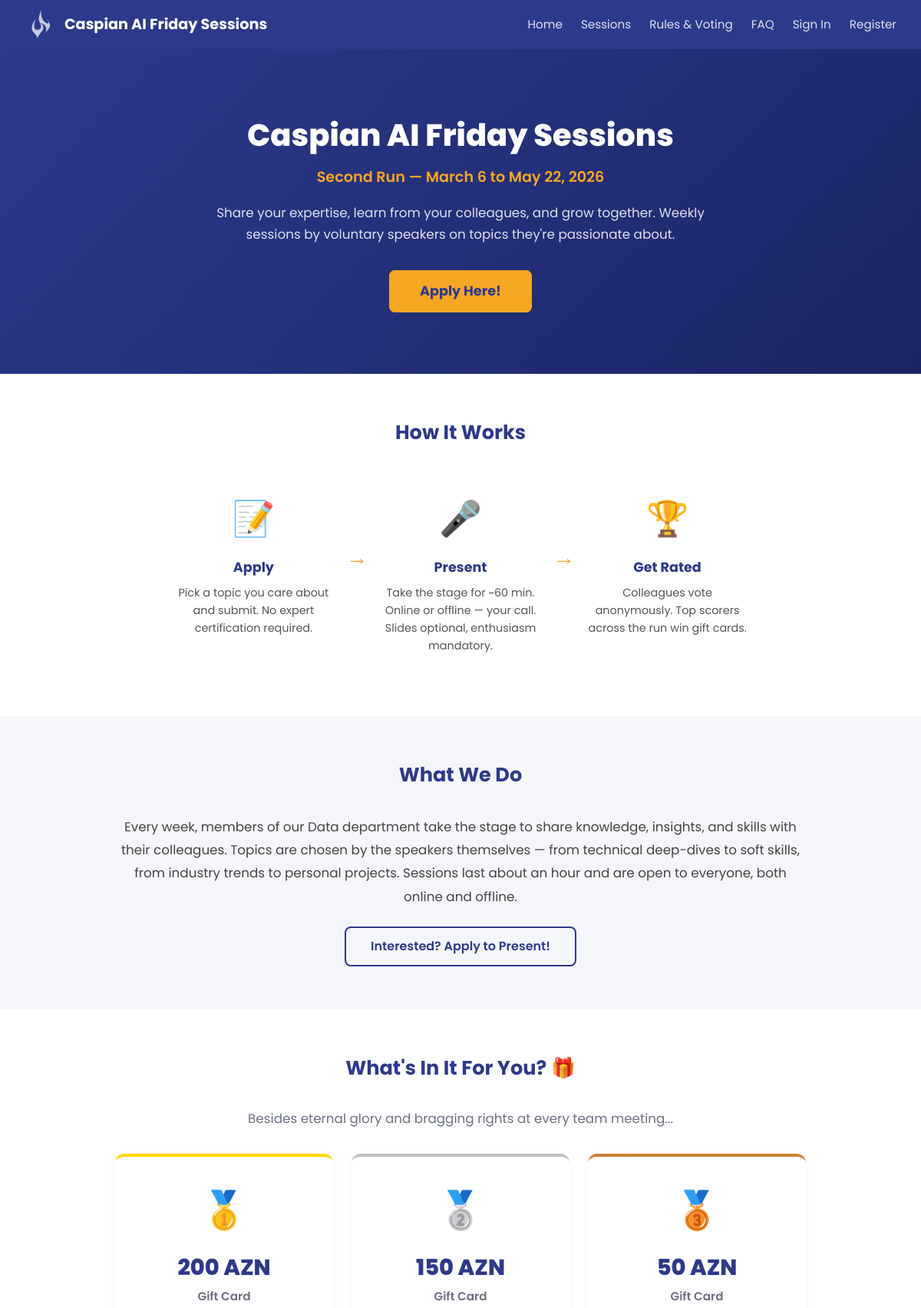
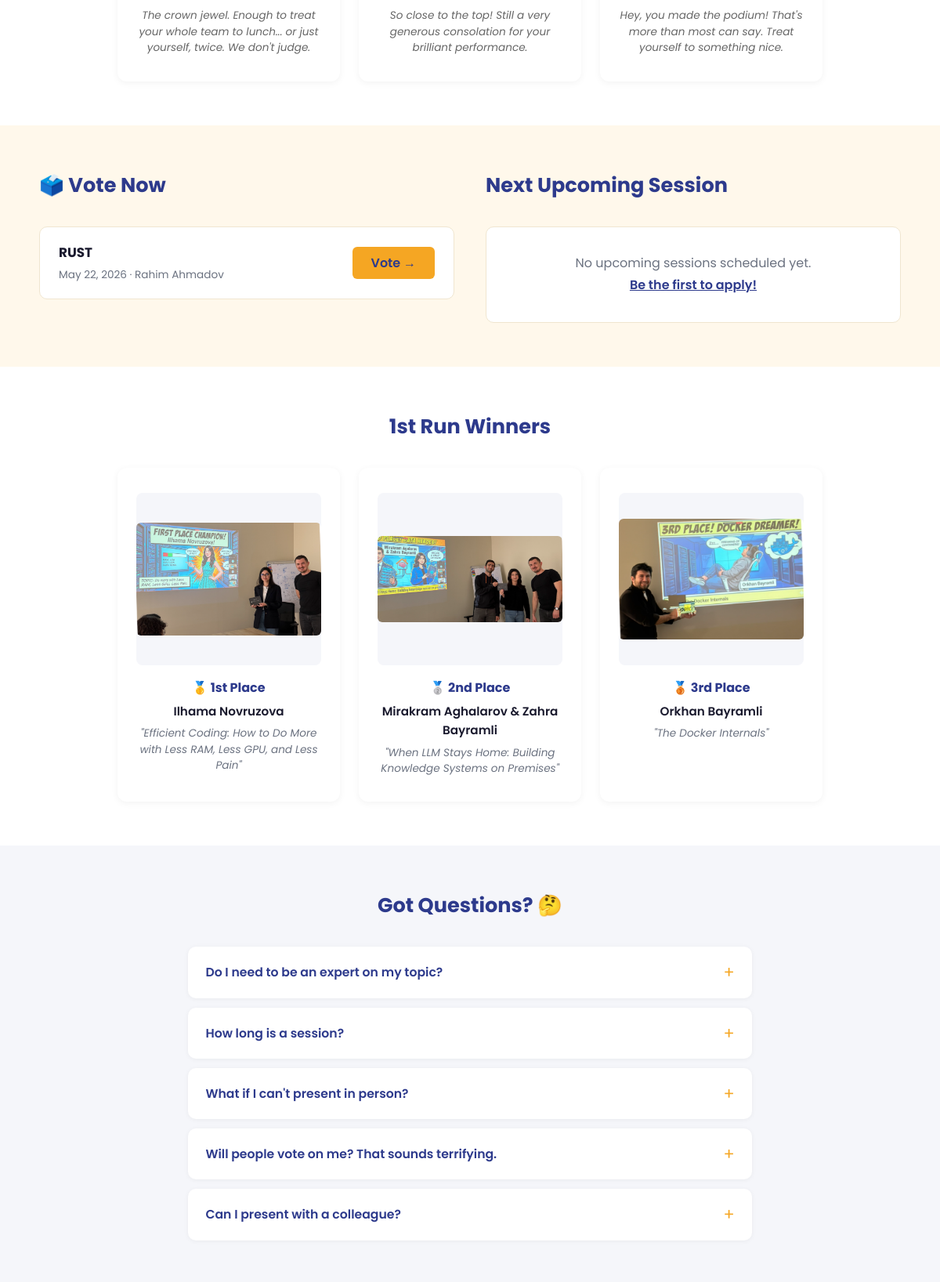
The page / (upper part) on the database its author committed (2 pictures, top to bottom).
### ksessions/models.py (models this page shows, shortened)
class VotingLink(models.Model):
    session_title = models.CharField(max_length=200)
    session_date = models.DateField()
    speaker_names = models.CharField(max_length=300)
    voting_url = models.URLField()
    is_active = models.BooleanField(default=True)

### ksessions/views.py (the view)
# urls.py: path('', views.home_view, name='home'),
def home_view(request):
    today = timezone.now().date()
    active_votes = VotingLink.objects.filter(is_active=True)
    next_session = ApprovedSession.objects.filter(date__gte=today).first()
    context = {
        'active_votes': active_votes,
        'next_session': next_session,
    }
    return render(request, 'home.html', context)

### ksessions/context_processors.py (called while the page is built)
def notification_count(request):
    if request.user.is_authenticated:
        count = request.user.notifications.filter(is_read=False).count()
        return {'unread_count': count}
    return {'unread_count': 0}

### ksessions/templates/home.html (shortened to what this page needs)
{% extends "base.html" %}
{% load static %}
{% block content %}
<section class="hero">
    <div class="hero-content">
        <h1>Caspian AI Friday Sessions</h1>
        <p class="hero-subtitle">Second Run — March 6 to May 22, 2026</p>
        <p class="hero-text">Share your expertise, learn from your colleagues, and grow together. Weekly sessions by voluntary speakers on topics they're passionate about.</p>
        <div class="hero-buttons">
            <div class="btn-pulse-wrap">
                <a href="{% url 'apply' %}" class="btn-cta">Apply Here!</a>
            </div>
        </div>
    </div>
</section>
<section class="section how-section">
    <div class="section-inner">
        <h2 class="section-title">How It Works</h2>
        <div class="steps-row">
            <div class="step">
                <div class="step-icon">📝</div>
                <h3>Apply</h3>
                <p>Pick a topic you care about and submit. No expert certification required.</p>
            </div>
            <div class="step-arrow">→</div>
            <div class="step">
                <div class="step-icon">🎤</div>
                <h3>Present</h3>
                <p>Take the stage for ~60 min. Online or offline — your call. Slides optional, enthusiasm mandatory.</p>
            </div>
            <div class="step-arrow">→</div>
            <div class="step">
                <div class="step-icon">🏆</div>
                <h3>Get Rated</h3>
                <p>Colleagues vote anonymously. Top scorers across the run win gift cards.</p>
            </div>
        </div>
    </div>
</section>
<section class="section about-section">
    <div class="section-inner">
        <h2 class="section-title">What We Do</h2>
        <p class="about-text">
            Every week, members of our Data department take the stage to share knowledge, insights, and skills with their colleagues.
            Topics are chosen by the speakers themselves — from technical deep-dives to soft skills, from industry trends to personal projects.
            Sessions last about an hour and are open to everyone, both online and offline.
        </p>
        <a href="{% url 'apply' %}" class="btn-cta-secondary">Interested? Apply to Present!</a>
    </div>
</section>
<section class="section prizes-section">
    <div class="section-inner">
        <h2 class="section-title">What's In It For You? 🎁</h2>
        <p style="text-align: center; color: var(--gray); margin-bottom: 2rem; font-size: 1.05rem;">Besides eternal glory and bragging rights at every team meeting...</p>
        <div class="prizes-grid">
            <div class="prize-card gold-card">
                <div class="medal">🥇</div>
                <div class="prize-amount">200 AZN</div>
                <div class="prize-label">Gift Card</div>
                <p class="prize-tagline">The crown jewel. Enough to treat your whole team to lunch... or just yourself, twice. We don't judge.</p>
            </div>
            <div class="prize-card silver-card">
                <div class="medal">🥈</div>
                <div class="prize-amount">150 AZN</div>
                <div class="prize-label">Gift Card</div>
                <p class="prize-tagline">So close to the top! Still a very generous consolation for your brilliant performance.</p>
            </div>
            <div class="prize-card bronze-card">
                <div class="medal">🥉</div>
                <div class="prize-amount">50 AZN</div>
                <div class="prize-label">Gift Card</div>
                <p class="prize-tagline">Hey, you made the podium! That's more than most can say. Treat yourself to something nice.</p>
            </div>
        </div>
    </div>
</section>
<section class="section dual-section">
    <div class="dual-inner">
        <div class="dual-col">
            <h2 class="section-title">🗳️ Vote Now</h2>
            {% if active_votes %}
            <div class="voting-cards">
                {% for vote in active_votes %}
                <div class="voting-card">
                    <div class="voting-card-info">
                        <h3>{{ vote.session_title }}</h3>
                        <p class="voting-meta">{{ vote.session_date|date:"F j, Y" }} · {{ vote.speaker_names }}</p>
                    </div>
                    <a href="{{ vote.voting_url }}" target="_blank" class="btn-vote">Vote →</a>
                </div>
                {% endfor %}
            </div>
            {% else %}
            <p class="no-data no-data-box">No active votes right now.<br>Check back after the next session!</p>
            {% endif %}
        </div>
        <div class="dual-col">
            <h2 class="section-title">Next Upcoming Session</h2>
            {% if next_session %}
            <div class="next-session-card">
                <div class="session-date-badge">
                    <span class="month">{{ next_session.date|date:"M" }}</span>
                    <span class="day">{{ next_session.date|date:"j" }}</span>
                </div>
                <div class="session-details">
                    <h3>{{ next_session.title }}</h3>
                    <p class="session-speakers">🎤 {{ next_session.get_speaker_display }}</p>
                    <p class="session-desc">{{ next_session.description }}</p>
                    {% if next_session.time %}
                    <p class="session-time">🕐 {{ next_session.time }} (Baku time)</p>
                    {% endif %}
                </div>
            </div>
            {% else %}
            <p class="no-data no-data-box">No upcoming sessions scheduled yet.<br><a href="{% url 'apply' %}">Be the first to apply!</a></p>
            {% endif %}
        </div>
    </div>
</section>
<section class="section winners-section">
    <div class="section-inner">
        <h2 class="section-title">1st Run Winners</h2>
        <div class="winners-grid">
            <div class="winner-card">
                <div class="winner-img-wrap">
                    <img src="{% static 'winner-1st.png' %}" alt="1st Place" class="winner-img-placeholder">
                </div>
                <p class="winner-place-badge">🥇 1st Place</p>
                <p class="winner-name">Ilhama Novruzova</p>
                <p class="winner-topic">"Efficient Coding: How to Do More with Less RAM, Less GPU, and Less Pain"</p>
            </div>
            <div class="winner-card">
                <div class="winner-img-wrap">
                    <img src="{% static 'winner-2nd.png' %}" alt="2nd Place" class="winner-img-placeholder">
                </div>
                <p class="winner-place-badge">🥈 2nd Place</p>
                <p class="winner-name">Mirakram Aghalarov & Zahra Bayramli</p>
                <p class="winner-topic">"When LLM Stays Home: Building Knowledge Systems on Premises"</p>
            </div>
            <div class="winner-card">
                <div class="winner-img-wrap">
                    <img src="{% static 'winner-3rd.png' %}" alt="3rd Place" class="winner-img-placeholder">
                </div>
                <p class="winner-place-badge">🥉 3rd Place</p>
                <p class="winner-name">Orkhan Bayramli</p>
                <p class="winner-topic">"The Docker Internals"</p>
            </div>
        </div>
    </div>
</section>
<section id="faq" class="section faq-section">
    <div class="section-inner">
        <h2 class="section-title">Got Questions? 🤔</h2>
        <div class="faq-list">
            <details class="faq-item">
                <summary>Do I need to be an expert on my topic?</summary>
            </details>
            <details class="faq-item">
                <summary>How long is a session?</summary>
            </details>
            <details class="faq-item">
                <summary>What if I can't present in person?</summary>
            </details>
            <details class="faq-item">
                <summary>Will people vote on me? That sounds terrifying.</summary>
            </details>
            <details class="faq-item">
                <summary>Can I present with a colleague?</summary>
            </details>
        </div>
    </div>
</section>
{% endblock %}

### ksessions/templates/base.html (style rules this page uses)
:root { --primary: #2D3A8C; --primary-light: #3d4db0; --accent: #F5A623; --accent-hover: #e0950e; --bg: #f5f6fa; --white: #ffffff; --gray-light: #e8e9f0; --gray: #6b7280; --text: #1a1a2e; --danger: #dc3545; --success: #28a745; }
* { margin: 0; padding: 0; box-sizing: border-box; }
body { font-family: 'Poppins', 'Segoe UI', Tahoma, Geneva, Verdana, sans-serif; background-color: var(--bg); color: var(--text); line-height: 1.6; }

### rows shown on the page
VotingLink: session_title "RUST", session_date "May 22, 2026", speaker_names "Rahim Ahmadov"
